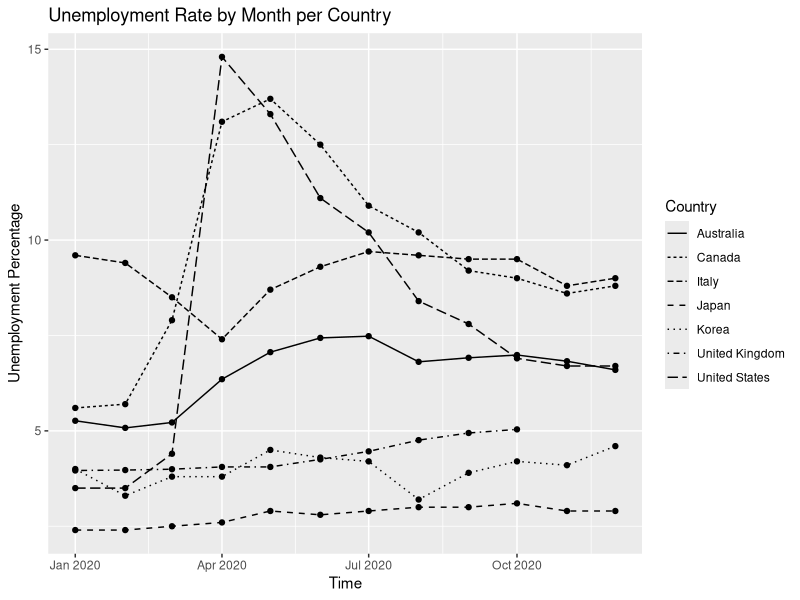

The R source for this figure: (Note: this script raises an error after producing the figure.)
## ---- chunk 1
knitr::opts_chunk$set(echo = FALSE)
## ---- chunk 2
#Covid data file, Columns broken into (Date, Country, Confirmed, Recovered, Deaths) 
covid.df <- read.csv(file="countries-aggregated_csv.csv")
covid.df$Country <- as.factor(covid.df$Country)

#Fixing the datasheet regarding unemployment values, only selecting (Country, Date, Percentage of Unemployed)
unemployment_all.df <- read.csv(file="Unemployment Rates_All Persons_2019M1-2020M12.csv")
unemployment.df <- unemployment_all.df[,c(2,4,9,17)]

#Setting Covid date and Unemployment date as a date-type field
library(readr)
covid.df$Date <- as.Date(covid.df$Date)
covid_Monthlytotal.df <- covid.df[covid.df$Date == "2020-01-31" | covid.df$Date == "2020-02-29" | covid.df$Date == "2020-03-31" | covid.df$Date == "2020-04-30" | covid.df$Date == "2020-05-31" | covid.df$Date == "2020-06-30" | covid.df$Date == "2020-07-31" | covid.df$Date == "2020-08-31" | covid.df$Date == "2020-09-30" | covid.df$Date == "2020-10-31" | covid.df$Date == "2020-11-30" | covid.df$Date == "2020-12-31",]

#We need to introduce a day of 01 to match R's date time format of YYYY-MM-DD
unemployment.df$TIME <- as.Date(paste(unemployment.df$TIME,"-01",sep=""))
unemployment_2020.df <- unemployment.df[unemployment.df$TIME >= "2020-01-01" & unemployment.df$TIME <= "2020-12-31",]
#We had male and female data, however we're trying to look at the data when it's consolidated
unemployment_2020_all.df <- unemployment_2020.df[unemployment_2020.df$Subject == "Unemployment rate (monthly), Total, All persons",]

#We will now clean up the dataset of unemployment only for the Countries we're looking at.
unemployment_2020_use.df <- unemployment_2020_all.df[unemployment_2020_all.df$Country == "Australia" | unemployment_2020_all.df$Country == "Canada" | unemployment_2020_all.df$Country == "Italy" | unemployment_2020_all.df$Country == "Japan" | unemployment_2020_all.df$Country == "Korea" | unemployment_2020_all.df$Country == "United Kingdom" | unemployment_2020_all.df$Country == "United States",]
## ---- chunk 3
library(ggplot2)
library(dplyr)
library(tidyr)
library(tidyverse)
library(purrr)
#Checking unemployment data for:
#Australia, Canada, Italy, Japan, Korea, United Kingdom, United States
Australia_Unemployment <- subset(unemployment_2020_all.df, Country == "Australia")
Canada_Unemployment <- subset(unemployment_2020_all.df, Country == "Canada")
Italy_Unemployment <- subset(unemployment_2020_all.df, Country == "Italy")
Japan_Unemployment <- subset(unemployment_2020_all.df, Country == "Japan")
Korea_Unemployment <- subset(unemployment_2020_all.df, Country == "Korea")
UnitedKingdom_Unemployment <- subset(unemployment_2020_all.df, Country == "United Kingdom")
UnitedStates_Unemployment <- subset(unemployment_2020_all.df, Country == "United States")
 
ggplot(unemployment_2020_use.df, aes(x = unemployment_2020_use.df$TIME, y = unemployment_2020_use.df$Value, linetype = Country))+ geom_line() + geom_point() + ylab("Unemployment Percentage") + xlab("Time") + ggtitle("Unemployment Rate by Month per Country")
       

setNames(list(Australia_Unemployment, Canada_Unemployment, Italy_Unemployment, Japan_Unemployment, Korea_Unemployment, UnitedKingdom_Unemployment, UnitedStates_Unemployment), C("Australia", "Canada","Italy","Japan","Korea","United Kingdom", "United States")) %>% map_def(~ .x %>% gather(key, value, -Date), .id="source") %>% ggplot(aes(Date, value, colour=key, linetype=source)) + geom_line() + scale_colour_manual(values=c('red','blue','green','pink','yellow','black','orange')) + theme_classic()

ggplot(data = unemployment_2020_all.df, aes(x=TIME, y=Value)) + 
  geom_line(data = Australia_Unemployment, aes(x = Australia_Unemployment$TIME, y = Australia_Unemployment$Value), color = 'blue') + 
    geom_point(data = Australia_Unemployment, aes(x = Australia_Unemployment$TIME, y = Australia_Unemployment$Value), color = 'blue') +
  geom_line(data = Canada_Unemployment, aes(x = Canada_Unemployment$TIME, y = Canada_Unemployment$Value), color = 'red') +
    geom_point(data = Canada_Unemployment, aes(x = Canada_Unemployment$TIME, y = Canada_Unemployment$Value), color = 'red') + 
  geom_line(data = Italy_Unemployment, aes(x = Italy_Unemployment$TIME, y = Italy_Unemployment$Value), color = 'green') + 
    geom_point(data = Italy_Unemployment, aes(x = Italy_Unemployment$TIME, y = Italy_Unemployment$Value), color = 'green') + 
  geom_line(data = Japan_Unemployment, aes(x = Japan_Unemployment$TIME, y = Japan_Unemployment$Value), color = 'purple') + 
    geom_point(data = Japan_Unemployment, aes(x = Japan_Unemployment$TIME, y = Japan_Unemployment$Value), color = 'purple') + 
  geom_line(data = Korea_Unemployment, aes(x = Korea_Unemployment$TIME, y = Korea_Unemployment$Value), color = 'orange') + 
    geom_point(data = Korea_Unemployment, aes(x = Korea_Unemployment$TIME, y = Korea_Unemployment$Value), color = 'orange') + 
  geom_line(data = UnitedKingdom_Unemployment, aes(x = UnitedKingdom_Unemployment$TIME, y = UnitedKingdom_Unemployment$Value), color = 'yellow') + 
    geom_point(data = UnitedKingdom_Unemployment, aes(x = UnitedKingdom_Unemployment$TIME, y = UnitedKingdom_Unemployment$Value), color = 'yellow') + 
  geom_line(data = UnitedStates_Unemployment, aes(x = UnitedStates_Unemployment$TIME, y = UnitedStates_Unemployment$Value), color = 'black') +
    geom_point(data = UnitedStates_Unemployment, aes(x = UnitedStates_Unemployment$TIME, y = UnitedStates_Unemployment$Value), color = 'black') +
  ylab("Unemployment Percentage") + xlab("Time") + ggtitle("Unemployment Rate by Month per Country") +
  scale_fill_discrete(guide = guide_legend(reverse=TRUE))

## ---- chunk 4
library(ggplot2)
library(dplyr)
library(tidyr)
#Checking unemployment data for:
#Australia, Canada, Italy, Japan, Korea, United Kingdom, United States
Australia_COVID <- subset(covid_Monthlytotal.df, Country == "Australia")
Canada_COVID <- subset(covid_Monthlytotal.df, Country == "Canada")
Italy_COVID <- subset(covid_Monthlytotal.df, Country == "Italy")
Japan_COVID <- subset(covid_Monthlytotal.df, Country == "Japan")
Korea_COVID <- subset(covid_Monthlytotal.df, Country == "Korea")
UnitedKingdom_COVID <- subset(covid_Monthlytotal.df, Country == "United Kingdom")
UnitedStates_COVID <- subset(covid_Monthlytotal.df, Country == "US")

ggplot(data = covid_Monthlytotal.df, aes(x=TIME, y=Value)) + 
  geom_line(data = Australia_COVID, aes(x = Australia_COVID$Date, y = Australia_COVID$Confirmed), color = 'blue') + 
  geom_line(data = Canada_COVID, aes(x = Canada_COVID$Date, y = Canada_COVID$Confirmed), color = 'red') +
  geom_line(data = Italy_COVID, aes(x = Italy_COVID$Date, y = Italy_COVID$Confirmed), color = 'green') + 
  geom_line(data = Japan_COVID, aes(x = Japan_COVID$Date, y = Japan_COVID$Confirmed), color = 'purple') + 
  geom_line(data = Korea_COVID, aes(x = Korea_COVID$Date, y = Korea_COVID$Confirmed), color = 'orange') + 
  geom_line(data = UnitedKingdom_COVID, aes(x = UnitedKingdom_COVID$Date, y = UnitedKingdom_COVID$Confirmed), color = 'yellow') + 
  geom_line(data = UnitedStates_COVID, aes(x = UnitedStates_COVID$Date, y = UnitedStates_COVID$Confirmed), color = 'black') +
  ylab("COVID Cases") + xlab("Time") + ggtitle("COVID Cases by Time per Country") +
  scale_fill_discrete(guide = guide_legend(reverse=TRUE))

## ---- chunk 5
library(ggplot2)
library(dplyr)
library(tidyr)
#Checking unemployment data for:
#Australia, Canada, Italy, Japan, Korea, United Kingdom, United States
Australia_COVID <- subset(covid_Monthlytotal.df, Country == "Australia")
Canada_COVID <- subset(covid_Monthlytotal.df, Country == "Canada")
Italy_COVID <- subset(covid_Monthlytotal.df, Country == "Italy")
Japan_COVID <- subset(covid_Monthlytotal.df, Country == "Japan")
Korea_COVID <- subset(covid_Monthlytotal.df, Country == "Korea")
UnitedKingdom_COVID <- subset(covid_Monthlytotal.df, Country == "United Kingdom")
UnitedStates_COVID <- subset(covid_Monthlytotal.df, Country == "US")

ggplot(data = covid_Monthlytotal.df, aes(x=TIME, y=Value)) + 
  geom_line(data = Australia_COVID, aes(x = Australia_COVID$Date, y = Australia_COVID$Recovered), color = 'blue') + 
  geom_line(data = Canada_COVID, aes(x = Canada_COVID$Date, y = Canada_COVID$Recovered), color = 'red') +
  geom_line(data = Italy_COVID, aes(x = Italy_COVID$Date, y = Italy_COVID$Recovered), color = 'green') + 
  geom_line(data = Japan_COVID, aes(x = Japan_COVID$Date, y = Japan_COVID$Recovered), color = 'purple') + 
  geom_line(data = Korea_COVID, aes(x = Korea_COVID$Date, y = Korea_COVID$Recovered), color = 'orange') + 
  geom_line(data = UnitedKingdom_COVID, aes(x = UnitedKingdom_COVID$Date, y = UnitedKingdom_COVID$Recovered), color = 'yellow') + 
  geom_line(data = UnitedStates_COVID, aes(x = UnitedStates_COVID$Date, y = UnitedStates_COVID$Recovered), color = 'black') +
  ylab("COVID Recovery") + xlab("Time") + ggtitle("COVID Recovery by Time per Country") +
  scale_fill_discrete(guide = guide_legend(reverse=TRUE))
## ---- chunk 6
library(ggplot2)
library(dplyr)
library(tidyr)
#Checking unemployment data for:
#Australia, Canada, Italy, Japan, Korea, United Kingdom, United States
Australia_COVID <- subset(covid_Monthlytotal.df, Country == "Australia")
Canada_COVID <- subset(covid_Monthlytotal.df, Country == "Canada")
Italy_COVID <- subset(covid_Monthlytotal.df, Country == "Italy")
Japan_COVID <- subset(covid_Monthlytotal.df, Country == "Japan")
Korea_COVID <- subset(covid_Monthlytotal.df, Country == "Korea")
UnitedKingdom_COVID <- subset(covid_Monthlytotal.df, Country == "United Kingdom")
UnitedStates_COVID <- subset(covid_Monthlytotal.df, Country == "US")

ggplot(data = covid_Monthlytotal.df, aes(x=TIME, y=Value)) + 
  geom_line(data = Australia_COVID, aes(x = Australia_COVID$Date, y = Australia_COVID$Deaths), color = 'blue') + 
  geom_line(data = Canada_COVID, aes(x = Canada_COVID$Date, y = Canada_COVID$Death), color = 'red') +
  geom_line(data = Italy_COVID, aes(x = Italy_COVID$Date, y = Italy_COVID$Death), color = 'green') + 
  geom_line(data = Japan_COVID, aes(x = Japan_COVID$Date, y = Japan_COVID$Death), color = 'purple') + 
  geom_line(data = Korea_COVID, aes(x = Korea_COVID$Date, y = Korea_COVID$Death), color = 'orange') + 
  geom_line(data = UnitedKingdom_COVID, aes(x = UnitedKingdom_COVID$Date, y = UnitedKingdom_COVID$Death), color = 'yellow') + 
  geom_line(data = UnitedStates_COVID, aes(x = UnitedStates_COVID$Date, y = UnitedStates_COVID$Death), color = 'black') +
  ylab("COVID Deaths") + xlab("Time") + ggtitle("COVID Deaths by Time per Country") +
  scale_fill_discrete(guide = guide_legend(reverse=TRUE))
## ---- chunk 7
library(ggplot2)
library(dplyr)
library(tidyr)
library(R.utils)
index_covid <- c("2020-01-31","2020-02-29","2020-03-31","2020-04-30","2020-05-31","2020-06-30","2020-07-31","2020-08-31","2020-09-30","2020-10-31","2020-11-30","2020-12-31")
index_unemployment <- c("2020-01-01","2020-02-01","2020-03-01","2020-04-01","2020-05-01","2020-06-01","2020-07-01","2020-08-01","2020-09-01","2020-10-01","2020-11-01","2020-12-01")
values <- c("January", "February","March","April","May","June","July","August","September","October","November","December")
covid_Monthlytotal.df$Months <- values[match(trim(covid_Monthlytotal.df$Date),index_covid)]
unemployment_2020_all.df$Months <- values[match(trim(unemployment_2020_all.df$TIME),index_unemployment)]

merged_data_rough <- merge(covid_Monthlytotal.df,unemployment_2020_all.df, by = c("Months","Country"), all=TRUE)
merged_data <- merged_data_rough[complete.cases(merged_data_rough),]

Australia_Merged <- subset(merged_data, Country == "Australia")
Canada_Merged <- subset(merged_data, Country == "Canada")
Italy_Merged <- subset(merged_data, Country == "Italy")
Japan_Merged <- subset(merged_data, Country == "Japan")
Korea_Merged <- subset(merged_data, Country == "Korea")
UnitedKingdom_Merged <- subset(merged_data, Country == "United Kingdom")
UnitedStates_Merged <- subset(merged_data, Country == "US")

lm_Australia <- lm(Value ~ Confirmed, data = Australia_Merged)
lm_Australia

lm_all <- lm(Value ~ Confirmed, data = merged_data)
lm_all
